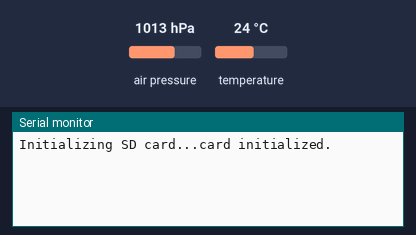
Bench run of a sketch on a simulated Arduino Uno, built with avr-gcc and run on an emulated ATmega328P. Shown: the last lines printed to the serial monitor. The inputs (shaded band) are chosen by the test bench; at power-on: air pressure 1013 hPa, temperature 24 °C. The local clock reads 2024-03-15 10:24:30 at power-on unless the sketch sets it; storage starts empty.

Above: at 4.2 s.
4.3 s: air pressure set to 952 hPa
At 8.5 s:
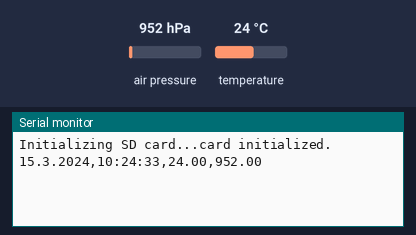
11.8 s: temperature set to 12 °C
At 14.1 s:
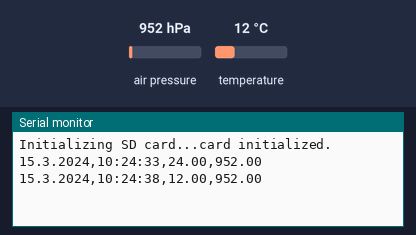
19.3 s: air pressure set to 975 hPa
At 23.7 s:
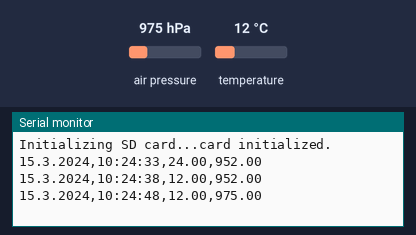

The sketch:

bmp280sdcard.ino
```cpp
/*
SD card datalogger

logging real time from RTC and  data from sensors to an SD card using the SD library.

programmed by Wolfgang Lex based on some example programs for BMP280 with Adafruit_BMP280.h
and example program for data logging shield from MAKERFACORY / Velleman

*/

#include <SPI.h>
#include <SD.h>
#include <Wire.h>         // this #include still required because the RTClib depends on it
#include "RTClib.h"
#include <Adafruit_BMP280.h>

#define BMP_SCK 13
#define BMP_MISO 12
#define BMP_MOSI 11
#define BMP_CS 10

Adafruit_BMP280 bme; // I2C

const int chipSelect = 10;
RTC_DS3231 rtc;
char daysOfTheWeek[7][12] = {"Sonntag", "Montag", "Dienstag", "Mittwoch", "Donnerstag", "Freitag", "Samstag"};
float temp1, temp2, press1, press2, diffp, difft;

void setup() {
  // Open serial communications and wait for port to open:
  Serial.begin(9600);
  delay(3000); // wait for console opening
  while (!Serial) {
    ; // wait for serial port to connect. Needed for native USB port only
  }

  Serial.print("Initializing SD card...");

  // see if the card is present and can be initialized:
  if (!SD.begin(chipSelect)) {
    Serial.println("Card failed, or not present");
    // don't do anything more:
    while (1);
  }
  Serial.println("card initialized.");

if (! rtc.begin()) {
   Serial.println("Couldn't find RTC");
   while (1);
}
// rtc.adjust(DateTime(2019, 12, 11, 10, 39, 10));
 if (rtc.lostPower()) {
    Serial.println("RTC lost power, lets set the time!");
    // following line sets the RTC to the date & time this sketch was compiled
    //   rtc.adjust(DateTime(F(__DATE__), F(__TIME__)));
    // This line sets the RTC with an explicit date & time, for example to set
    // January 21, 2014 at 3am you would call:
   rtc.adjust(DateTime(2019, 12, 11, 9, 48, 30));
  }
  if (!bme.begin(0x76)) {
    Serial.println(F("Could not find a valid BMP280 sensor, check wiring!"));
    while (1);
  }
}

void loop() {
  DateTime now = rtc.now();

// make a string for assembling the data to log:
    String dataString = "";

    dataString = dataString + now.day()+ ('.')+ now.month()+ ('.')+ now.year() + (',') + now.hour() + (':') + now.minute() + (':') + now.second()+ (',');
    delay(5000);

    temp1=bme.readTemperature();  // read out now actual temperature from BMP280

   press1=bme.readPressure()/100;  // read out now actual air pressure from BMP280 and divide by 100 in order to get hPa = mbar out of original value in Pascal

// compare old value 5 seconds ago with new value and decide, if value has changed significantly = more than 2%
   diffp=press1-press2;
   difft=temp1-temp2;

    if ((abs(difft)>temp2/50) or (abs(diffp)>press2/50))  {
      temp2=temp1;      // save the old temperature value, measured at last measurement
      press2=press1;    // save the old pressure value
      dataString = dataString + temp1;
      dataString += ",";
      dataString = dataString + press1;

      // open the file for logging of data
      File dataFile = SD.open("logdata.txt", FILE_WRITE);

    // if the file is available, write to it:
      if (dataFile) {
                    dataFile.println(dataString);
                    dataFile.close();
                    // print to the serial port too:
                    Serial.println(dataString);
                    }
      // if the file isn't open, pop up an error:
      else {
           Serial.println("error opening datalog.txt");
           }
    }
}
```

Measured:
- after the input at 4.3 s, the serial monitor: prints a new line after 3.7 s (image 1)
- after the input at 11.8 s, the serial monitor: prints a new line after 1.3 s (image 2)
- after the input at 19.3 s, the serial monitor: prints a new line after 3.8 s (image 3)
